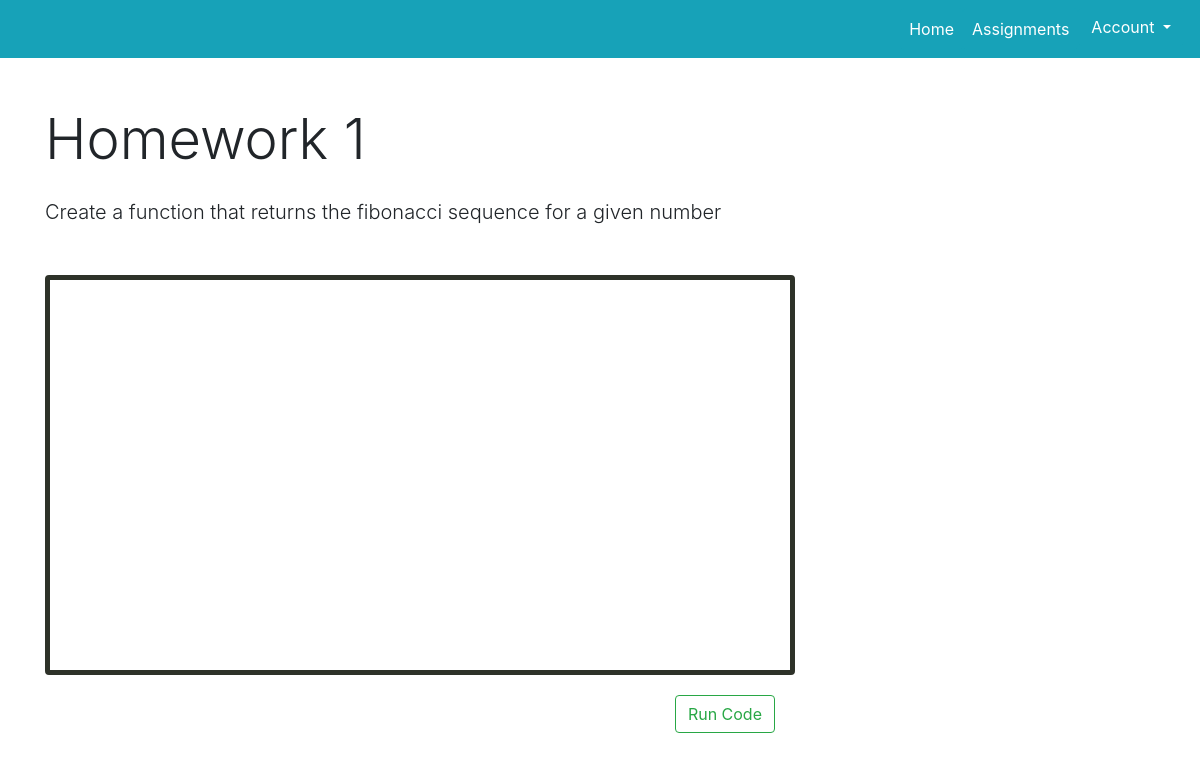
Screenshot of /assignments/homework-1/ (signed in) with the database file from the repository.
### mainapp/models.py (models this page shows, shortened)
class Assignment(models.Model):
    title = models.CharField(max_length=128, unique=True)
    points = models.IntegerField(default=0)
    description = models.TextField()
    due_date = models.DateField()
    time = models.TimeField()
    inputs = models.TextField()
    function_name = models.CharField(max_length=128)
    slug = models.SlugField(unique=True)
    instructions_file = models.FileField(blank=True, null=True,
        upload_to='instruction_files/%Y/%m/%D')

### mainapp/views.py (the view)
@login_required
def show_assignment(request, assignment_name_slug):
    try:
        context_dict = {}
        assignment = Assignment.objects.get(slug=assignment_name_slug)
        context_dict['assignment'] = assignment
    except Category.DoesNotExist:
        context_dict['assignment'] = None
    return render(request, 'mainapp/projectpage.html', context_dict)

### templates/mainapp/projectpage.html (shortened to what this page needs)
<!doctype html>
{% load staticfiles %}
<html lang="en">
  <head>
    <link rel="stylesheet" type="text/css" href="../../static/css/ace_styles.css">
    <link rel="stylesheet" href="https://maxcdn.bootstrapcdn.com/bootstrap/4.0.0-beta.3/css/bootstrap.min.css">
  </head>
  <body>
      <nav class="bg-info navbar navbar-expand-lg navbar-light justify-content-end">
          <div class="navbar-nav">
            <a class=" btn btn-info text-white nav-item nav-link" href="#">Home <span class="sr-only">(current)</span></a>
            <a class="btn btn-info text-white nav-item nav-link" href="/assignments/">Assignments</a>
            <div class="dropdown">
                <button class="btn btn-info dropdown-toggle" type="button" id="dropdownMenuButton" data-toggle="dropdown" aria-haspopup="true" aria-expanded="false">
                    Account
                </button>
            </div>
          </div>
      </nav>
      <div class="container mt-5 mb-5">
          <div class="row justify-content-between">
              <div class="col col-lg-8 mb-5">
                  {% if assignment %}
                  <h1 class="display-4 mb-4">{{ assignment.title }}</h1>
                  <p class="lead mb-5">{{ assignment.description }}</p>
                  {% endif %}
                  <div id="editor" class="ace-dawn mx-auto"></div>
                  <div>
                      <button id="submit-button" class="btn btn-outline-success float-right">Run Code</button>
                  </div>
              </div>
          </div>
      </div>
</body>
</html>

### static/css/ace_styles.css (style rules this page uses)
#editor { height: 400px; width: 750px; margin: 20px; border: 5px solid #2E3229; border-radius: 4px; }

### rows the page displays
Assignment: title "Homework 1", description "Create a function that returns the fibonacci sequence for a given number"
